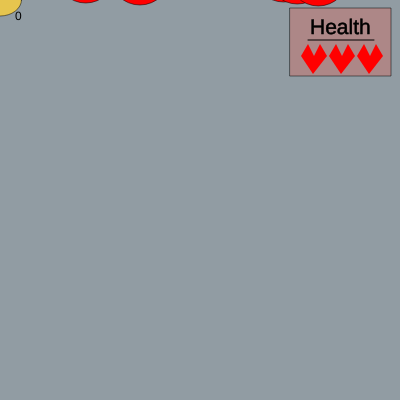
Frame 1 (no input)
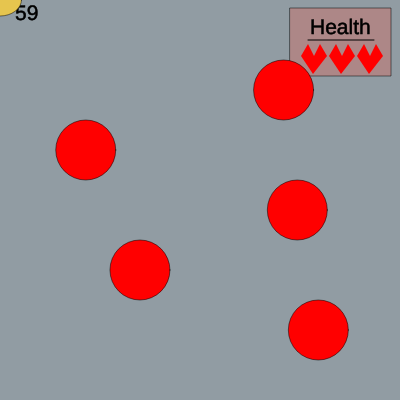
Frame 60 (no input)
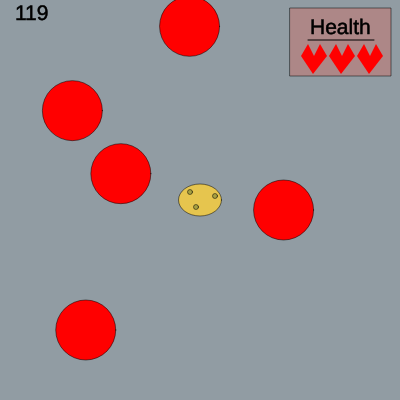
Frame 120 (the mouse pressed at the canvas centre since frame 60)

The p5.js sketch that drew these frames (run headless with seeded random() and noise() and a simulated clock; from frame 60 on, the mouse is pressed at the canvas centre):

// p5.js sketch
// ── sketch.js
/*Potato Dodge Video Game
2017-04-23 To 2017-06-14
Lucca*/

//!!!!!!!!!!!!!!!!!!!!!!!!!!!!!!!!!!!!!!!!!!!!!!!!!!!!!!!!!!

/*
	I think I'll make -1 the start of bool and once you hit the start button bool+=1;
	I'll do this...
	
		if (bool ==-1) {
			startScreen();
		}

	I could make a button at the "game Over" screen that if it's pressed bool is -1 (starts Over).
*/

// GloBaL vArIaBleS

   	 // Potato
 
		var potatoX = 200;
		var potatoY = 200;
		var potatoSpot = 5;

    	// Lava

		var lavaX = [10, 20, 30, 40, 50];
		var lavaY = [-30, -30, -30, -30, 30];
		var lavaSize;
		var speed = [2, 3, 4, 5, 6];

    	// Hearts

		var tX = 200;
		var tY = 200;
		var bool = 0;

    	// HitBoxes

		var hitBoxX = 1;
		var hitBoxY = 1;

    	// Heart colours

		var redH;
		var blackH;

	// Other

		var num = 0;	

function setup() {

	createCanvas(400, 400);

	// every time the the lava is drawn it starts at the top
	
		lavaAtTop();

	if (bool >= 3) {
		endScreen();
	}
	
    	lavaSize = 60;
	bool = 0;
}

function draw() {

	// Background

        	background(145, 156, 163);
	
	// Distance
	
		fill(0, 0, 0);
		strokeWeight(0.5);
		text(num, 15, 20);
		num=num+1;
	
		if (bool >= 3) {
			num=num+1;
		}
	
	// Rectangle

		stroke(0, 0, 0);
		strokeWeight(0.5);
		fill(173, 135, 135);
		rect(290, 8, 101, 68);

	// Health

		fill(0, 0, 0);
		textSize(21);
		text("Health", 310, 34);
		strokeWeight(1);
		line(308, 40, 374, 40);

    // moving the lava downwards and bringing the lava back to the top when it falls off the bottom
    
        for (var Q=0; Q<5; Q++) {
              lavaY[Q]=lavaY[Q]+speed[Q];
              if (lavaY[Q]>400) {
                  lavaY[Q]=-30;
                  lavaX[Q]=random(5, 395);
                  speed[Q]=random(4, 5);
              }
        }
    
    // CALLS

	redH = color(255, 0, 0);
	blackH = color(0, 0, 0);

        tY = 200;
        tX = 200;
	
        heart1();
        heart2();
        heart3();
	
	potato();
	
        lava1();
        lava2();
        lava3();
	lava4();
	lava5();
		
// ball hitboxes/increasing "bool"

	for (var Q=0; Q<5; Q++) {
		if ((mouseX >= (lavaX[Q] - lavaSize/2))
			&& (mouseX <= (lavaX[Q] + lavaSize/2))
			&& (mouseY >= (lavaY[Q] - lavaSize/2))
			&& (mouseY <= (lavaY[Q] + lavaSize/2))) {
			bool = bool+1;
			lavaAtTop();
		}	
	}
	
} // End of Draw Function!!!

	function lavaAtTop() {
		
		for (var Q=0; Q<5; Q++) {
		    lavaX[Q] = random(5, 395);
			lavaY[Q]=-30;
			
		}
	}
	
// Heart Functions

   	 function heart1() {

            	if (bool == 0) {
			fill(redH);
           	}

           	if (bool == 1) {
			fill(blackH);
        	}

            	if (bool == 2) {
			fill(blackH);
            	}

            	if (bool == 3) {
			fill(blackH);
           	} 

		noStroke();
		triangle(tX+108, tY-156, tX+101, tY-144, tX+114, tY-144);
		triangle(tX+120, tY-156, tX+114, tY-144, tX+127, tY-144);
		triangle(tX+113, tY-126, tX+101, tY-144, tX+127, tY-144);
    	}

	function heart2() {

		if (bool == 0) {
			fill(redH);
		}

		if (bool == 1) {
			fill(redH);
		}

		if (bool == 2) {
			fill(blackH);
		}

		if (bool == 3) {
			fill(blackH);
		} 

		noStroke();
		tX=tX+28;
		triangle(tX+108, tY-156, tX+101, tY-144, tX+114, tY-144);
		triangle(tX+120, tY-156, tX+114, tY-144, tX+127, tY-144);
		triangle(tX+113, tY-126, tX+101, tY-144, tX+127, tY-144);
	}

	function heart3() {

		if (bool == 0) {
			fill(redH);
		}

		if (bool == 1) {
			fill(redH);
		}

		if (bool == 2) {
			fill(redH);
		}

		if (bool == 3) {
			fill(blackH);
		} 

		noStroke();
		tX=tX+28;            
		triangle(tX+108, tY-156, tX+101, tY-144, tX+114, tY-144);
		triangle(tX+120, tY-156, tX+114, tY-144, tX+127, tY-144);
		triangle(tX+113, tY-126, tX+101, tY-144, tX+127, tY-144);
	}

// Lava Functions

	function lava1() {
		
		fill(255, 0, 0);
		ellipse(lavaX[0], lavaY[0], lavaSize, lavaSize);
    	}

	function lava2() {
		
		fill(255, 0, 0);
		ellipse(lavaX[1], lavaY[1], lavaSize, lavaSize);
   	 }

	function lava3() {
		
		fill(255, 0, 0);
		ellipse(lavaX[2], lavaY[2], lavaSize, lavaSize);
    	}

	 function lava4() {
		
		fill(255, 0, 0);
		ellipse(lavaX[3], lavaY[3], lavaSize, lavaSize);
   	 }

	 function lava5() {
		
		fill(255, 0, 0);
		ellipse(lavaX[4], lavaY[4], lavaSize, lavaSize);
    	}

function potato() {

    // Stuff

        stroke(0, 0, 0);
        strokeWeight(0.5);

    // Potato

        fill(230, 197, 78);
        ellipse(mouseX, mouseY, 43, 32);

    // Spots

         fill(168, 161, 65);
         ellipse(mouseX-10, mouseY-8, potatoSpot, potatoSpot);
         ellipse(mouseX+15, mouseY-4, potatoSpot, potatoSpot);
         ellipse(mouseX-4, mouseY+7, potatoSpot, potatoSpot);
}

function startScreen() {
	
	// Stuff

        stroke(0, 0, 0);
        strokeWeight(0.5);

    // Potato

        fill(random(0, 255), random(0, 255), random(0, 255));
        ellipse(200, 260, 43, 32);

    // Spots

         fill(168, 161, 65);
         ellipse(210, 208, potatoSpot, potatoSpot);
         ellipse(215, 204, potatoSpot, potatoSpot);
         ellipse(204, 207, potatoSpot, potatoSpot);
}

function endScreen() {

		fill(0, 0, 0);
		rect(0, 0, 400, 400);

		fill(240, 10, 10);
		textSize(40);
		text("Game Over", 110, 80);
		textSize(20);
		text("OOO", 110, 230);
		textSize(14);
		text("Click Refresh To play again", 100, 380);
	
		if (bool >= 3) {
			fill(255, 0, 0);
			text(num, 200, 200);
		}
 }

// ── potato code.html
<DOCTYPE html>
<html>

	<pre>
/*Potato Dodge Video Game
2017-04-23 To 2017-06-19
Lucca*/ 

// GloBaL vArIaBleS

   	 // Potato 

		var potatoX = 200;
		var potatoY = 200;
		var potatoSpot = 5;

    	// Lava

		var lavaX = [10, 20, 30, 40, 50, 60, 70];
		var lavaY = [-30, -30, -30, -30, -30, -30, -30];
		var lavaSize;
		var speed = [2, 3, 4, 5, 6, 7 , 8];

    	// Hearts

		var tX = 200;
		var tY = 200;
		var bool = -1;

    	// HitBoxes

		var hitBoxX = 1;
		var hitBoxY = 1;

    	// Heart colours

		var redH;
		var blackH;

	// variable indecating distance

		var num = 0;	

function setup() {

	createCanvas(400, 400);

	
	
		lavaSize = 60;
		bool = -1;
	
// If my variable bool is zero or more call the lavaAtTop function
	
		if (bool >= 0) {
			lavaAtTop();
		}
}

function draw() {

	// Background

        	background(145, 156, 163);

		if (bool == -1) {
			startScreen();   
		}	
		
	// Distance
	
		if (bool >= 0) {
			fill(0, 0, 0);
			strokeWeight(0.5);
			text(num, 15, 20);
			num=num+1;
		}
	
	
	
	// Rectangle
	
		if (bool >= 0) {
			stroke(0, 0, 0);
			strokeWeight(0.5);
			fill(173, 135, 135);
			rect(290, 8, 101, 68);
		}
	
	// Health
	
		if (bool >= 0) {
			fill(0, 0, 0);
			textSize(21);
			text("Health", 310, 34);
			strokeWeight(1);
			line(308, 40, 374, 40);
		}
	
   	 // moving the lava downwards and bringing the lava back to the top when it falls off the bottom
	
		if (bool >= 0) {
			for (var Q=0; Q<7; Q++) {
				 lavaY[Q]=lavaY[Q]+speed[Q];
				 if (lavaY[Q]>400) {
					lavaY[Q]=-30;
					lavaX[Q]=random(5, 395);
					speed[Q]=random(4, 5);
				 }
			}
		}

    // CALLS

	redH = color(255, 0, 0);
	blackH = color(0, 0, 0);

        tY = 200;
        tX = 200;	

        heart1();
        heart2();
        heart3();

	potato();

        lava1();
        lava2();
        lava3();
	lava4();
	lava5();
	lava6();
	lava7();

// ball hitboxes/increasing bools value
	
	if (bool >= 0) {
		for (var Q=0; Q<7 && Q>=0; Q++) {
			if ((mouseX >= (lavaX[Q] - lavaSize/2))
				&& (mouseX <= (lavaX[Q] + lavaSize/2))
				&& (mouseY >= (lavaY[Q] - lavaSize/2))
				&& (mouseY <= (lavaY[Q] + lavaSize/2))) {
				bool = bool+1;
				lavaAtTop();
			}	
		}
	}
	
	if (bool >= 3) {
		endScreen();
	}

} // End of Draw Function!!!

	function lavaAtTop() {

		for (var Q=0; Q<7; Q++) {
		    lavaX[Q] = random(5, 395);
			lavaY[Q]=-30;

		}
	}

// Heart Functions

   	 function heart1() {
		 
		if (bool >= 0) {
			if (bool == 0) {
				fill(redH);
			}

			if (bool == 1) {
				fill(blackH);
			}

			if (bool == 2) {
				fill(blackH);
			}

			if (bool == 3) {
				fill(blackH);
			} 

			noStroke();
			triangle(tX+108, tY-156, tX+101, tY-144, tX+114, tY-144);
			triangle(tX+120, tY-156, tX+114, tY-144, tX+127, tY-144);
			triangle(tX+113, tY-126, tX+101, tY-144, tX+127, tY-144);
		}
    	}

	function heart2() {
		
		if (bool >= 0) {
			if (bool == 0) {
				fill(redH);
			}

			if (bool == 1) {
				fill(redH);
			}

			if (bool == 2) {
				fill(blackH);
			}

			if (bool == 3) {
				fill(blackH);
			} 

			noStroke();
			tX=tX+28;
			triangle(tX+108, tY-156, tX+101, tY-144, tX+114, tY-144);
			triangle(tX+120, tY-156, tX+114, tY-144, tX+127, tY-144);
			triangle(tX+113, tY-126, tX+101, tY-144, tX+127, tY-144);
		}
	}

	function heart3() {
		
		if (bool >= 0) {
			if (bool == 0) {
				fill(redH);
			}

			if (bool == 1) {
				fill(redH);
			}

			if (bool == 2) {
				fill(redH);
			}

			if (bool == 3) {
				fill(blackH);
			} 

			noStroke();
			tX=tX+28;            
			triangle(tX+108, tY-156, tX+101, tY-144, tX+114, tY-144);
			triangle(tX+120, tY-156, tX+114, tY-144, tX+127, tY-144);
			triangle(tX+113, tY-126, tX+101, tY-144, tX+127, tY-144);
		}
	}

// Lava Functions

	function lava1() {
		
		if (bool >= 0) {
			fill(255, 0, 0);
			ellipse(lavaX[0], lavaY[0], lavaSize, lavaSize);
		}
    	}

	function lava2() {
		
		if (bool >= 0) {
			fill(255, 0, 0);
			ellipse(lavaX[1], lavaY[1], lavaSize, lavaSize);
		}
   	 }

	function lava3() {
		
		if (bool >= 0) {
			fill(255, 0, 0);
			ellipse(lavaX[2], lavaY[2], lavaSize, lavaSize);
		}
    	}

	 function lava4() {
		 
		if (bool >= 0) {
			fill(255, 0, 0);
			ellipse(lavaX[3], lavaY[3], lavaSize, lavaSize);
		}
   	}

	 function lava5() {

		 if (bool >= 0) {
			fill(255, 0, 0);
			ellipse(lavaX[4], lavaY[4], lavaSize, lavaSize);
		 }
    	}

	function lava6() {

		if (bool >= 0) {
			fill(255, 0, 0);
			ellipse(lavaX[5], lavaY[5], lavaSize, lavaSize);
		}
	}

	function lava7() {

		if (bool >= 0) {
			fill(255, 0, 0);
			ellipse(lavaX[6], lavaY[6], lavaSize, lavaSize);
		}
	}

function potato() {

	if (bool >= 0) {
		// No Cheating!!!

			if (mouseX >= 390) {
				mouseX=385;
			}

			if (mouseY <= 10) {
				mouseY=15;
			}

		// Stuff

			stroke(0, 0, 0);
			strokeWeight(0.5);

		// Potato

			fill(230, 197, 78);
			ellipse(mouseX, mouseY, 43, 32);

		// Spots

			 fill(168, 161, 65);
			 ellipse(mouseX-10, mouseY-8, potatoSpot, potatoSpot);
			 ellipse(mouseX+15, mouseY-4, potatoSpot, potatoSpot);
			 ellipse(mouseX-4, mouseY+7, potatoSpot, potatoSpot);
	}
}

function startScreen() {
	
	fill(153, 153, 0);
	rect(-1, -1, 401, 401);
	
	fill(153, 0, 153);
	rect(140, 320, 120, 55);
	
	
	textSize(30)
	fill(0, 0, 0);
	text("POTATO DODGE!!!", 70, 45);
	
	textSize(25)
	fill(0, 0, 255);
	text("Instructions:", 120, 120);
	
	fill(0, 0, 255);
	textSize(18);
	text("Mr. Potato has a fear of being cooked alive. Help", 7, 150);
	text("him avoid his fear by keeping him away from the", 7, 170);
	text("dripping lava! You control Mr. Potato using the", 7, 190);  
	text("mouse. Good Luck!", 125, 210);  
	
	
	fill(0, 0, 0);
	textSize(32);
	text("Play?", 164, 360);
	 
	if (mouseIsPressed && (mouseX >= 140) && (mouseX <= 260) && (mouseY >= 320) && (mouseY <=385)) {
		
		bool=0;
	}
}

function endScreen() {

		fill(0, 0, 0);
		rect(0, 0, 400, 400);

		fill(240, 10, 10);
		textSize(45);
		text("Mr.Potato Been", 50, 100);
		textSize(42);
		text("Cooked!", 120, 150);

		textSize(14);
		text("Click Refresh To play again", 120, 380);

		if (bool >= 3) {
			fill(255, 0, 0);
			textSize(28);
			text("Mr. Potato Ran " + num + "km!", 75, 240);
			num=num-1;

			if (num>=0 && num <=100) {
				textSize(16);
				text("(Dude, You Suck)", 130, 280);
			}

			if (num>=101 && num<=500) {
				textSize(16);
				text("(You Did Okayish)", 145, 280);
			}

			if (num>=501 && num<=1000) {
				textSize(16);
				text("(Ehh, Not Bad)", 140, 280);
			}

			if (num>=1001 && num<=1500) {
			   	textSize(16);
				text("(Y'all Been Shreked)", 145, 280);
			}

			if (num>=1501 && num<=2000) {
			   	textSize(16);
				text("(Cool Beans!)", 145, 280);
			}

			if (num>=2001 && num<=2500) {
			   	textSize(16);
				text("(WOW!)", 175, 280);
			}

			if (num>=2501 && num<=3000) {
			   	textSize(16);
				text("(Really Good!)", 160, 280);
			}

			if (num>=3001 && num<=4000) {
			   	textSize(16);
				text("(Swaggy!)", 170, 280);
			}

			if (num>=4001 && num<=5000) {
			   	textSize(16);
				text("(Incredible!)", 160, 280);
			}

			if (num>=5001 && num<=6000) {
			   	textSize(16);
				text("(Sick!)", 175, 280);
			}

			if (num>=6001 && num<=7000) {
			   	textSize(16);
				text("(Y'all R Gud)", 150, 280);
			}

			if (num>=7001 && num<=8000) {
			   	textSize(16);
				text("(You Dun Did Gud)", 145, 280);
			}

			if (num>=8001 && num<=8999) {
			   	textSize(16);
				text("(Nice!)", 175, 280);
			}

			if (num>9000) {
			    	textSize(16);
				text("(OVER 9000!!!)", 140, 280);
			}
		}
 }

// END!



	</pre>
	
</html>
